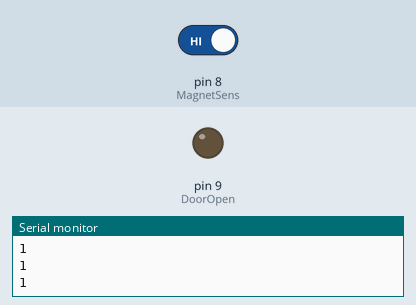
This sketch was run on a simulated Arduino Uno, built with avr-gcc and run on an emulated ATmega328P. Parts: output pins drawn as LEDs (lit = HIGH), the last lines printed to the serial monitor. Inputs (shaded band) come from the test bench; at power-on: pin 8 (MagnetSens) HIGH.

Above: at 2.8 s.
2.9 s: pin 8 (MagnetSens) driven LOW
At 3.3 s:
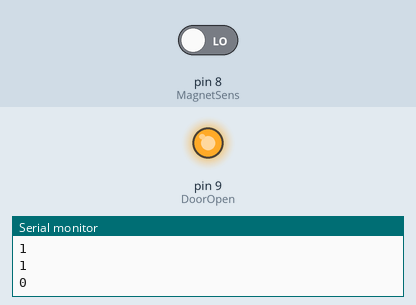
4.5 s: pin 8 (MagnetSens) driven HIGH
At 6.0 s:
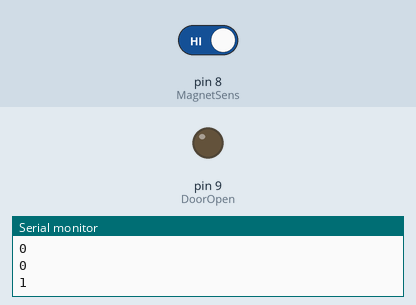
Timing chart, 0 to 7.5 s (numbered marks = the images above; inputs shaded):
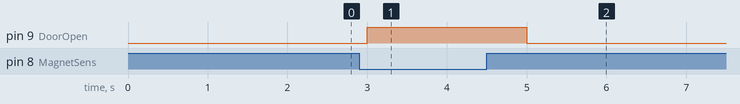

Measured:
- after the input at 2.9 s, pin 9 (DoorOpen): LOW → HIGH after 0.10 s
- after the input at 4.5 s, pin 9 (DoorOpen): HIGH → LOW after 0.50 s

The sketch:

Door_Sensor.ino
```cpp
const byte MagnetSens = 8;
const byte DoorOpen = 9;


void setup() {
  //start serial connection
  Serial.begin(115200);
  //configure pin 2 as an input and enable the internal pull-up resistor
  pinMode(MagnetSens, INPUT_PULLUP);
  pinMode(DoorOpen, OUTPUT);

}

void loop() {
  //read the pushbutton value into a variable
  int sensorVal = digitalRead(MagnetSens);
  //print out the value of the pushbutton
  Serial.println(sensorVal);

  // Keep in mind the pull-up means the pushbutton's logic is inverted. It goes
  // HIGH when it's open, and LOW when it's pressed. Turn on pin 13 when the
  // button's pressed, and off when it's not:
  if (sensorVal == HIGH) {
    digitalWrite(DoorOpen, LOW);
  } else {
    digitalWrite(DoorOpen, HIGH);
  }
  delay(1000);
}
```
